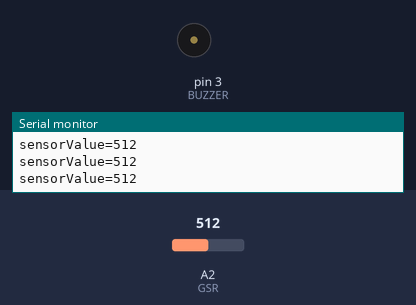
This sketch was run on a simulated Arduino Uno, built with avr-gcc and run on an emulated ATmega328P. Shown: buzzer (waves = sounding, pin HIGH), the last lines printed to the serial monitor. The test bench sets the inputs (shaded band); at power-on: A2 (GSR) = 512.

Above: at 4.7 s.
4.8 s: A2 (GSR) set to 552
7.8 s: A2 (GSR) set to 579
At 8.6 s:
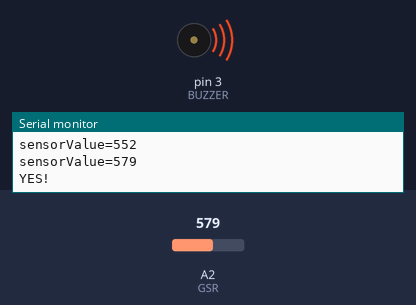
9.3 s: A2 (GSR) set to 511
At 12.0 s:
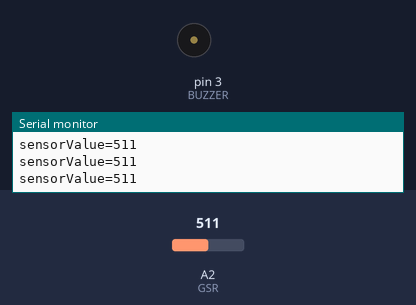
12.3 s: A2 (GSR) set to 468
15.3 s: A2 (GSR) set to 450
At 15.9 s:
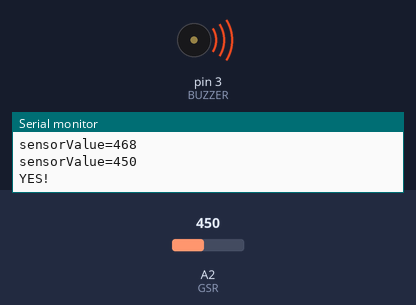
Timing chart, 0 to 17.8 s (numbered marks = the images above; inputs shaded):
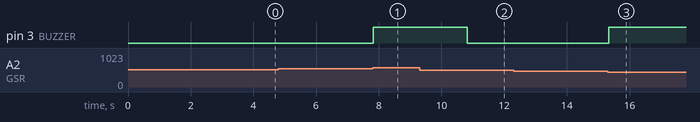

Measured:
- the behaviour switches between 562 and 563 on A2 (GSR) (found by bisection; images 0 and 1)
- the behaviour switches between 462 and 461 on A2 (GSR) (found by bisection; images 2 and 3)
- after the input at 7.8 s, pin 3 (BUZZER): LOW → HIGH at once
- after the input at 9.3 s, pin 3 (BUZZER): goes on until 10.8 s, then stays LOW
- after the input at 15.3 s, pin 3 (BUZZER): LOW → HIGH at once

The sketch:

GSR_Sensor.ino
```cpp
const int BUZZER=3;
const int GSR=A2;
int threshold=0;
int sensorValue;

void setup(){
  long sum=0;
  Serial.begin(9600);
  pinMode(BUZZER,OUTPUT);
  digitalWrite(BUZZER,LOW);
  delay(1000);

  for(int i=0;i<500;i++)
  {
  sensorValue=analogRead(GSR);
  sum += sensorValue;
  delay(5);
  }
  threshold = sum/500;
   Serial.print("threshold =");
   Serial.println(threshold);
  }

void loop(){
  int temp;
  sensorValue=analogRead(GSR);
  Serial.print("sensorValue=");
  Serial.println(sensorValue);
  temp = threshold - sensorValue;
  if(abs(temp)>50)
  {
    sensorValue=analogRead(GSR);
    temp = threshold - sensorValue;
    if(abs(temp)>50){
    digitalWrite(BUZZER,HIGH);
    Serial.println("YES!");
    delay(3000);
    digitalWrite(BUZZER,LOW);
    delay(1000);}
  }
 }
```
